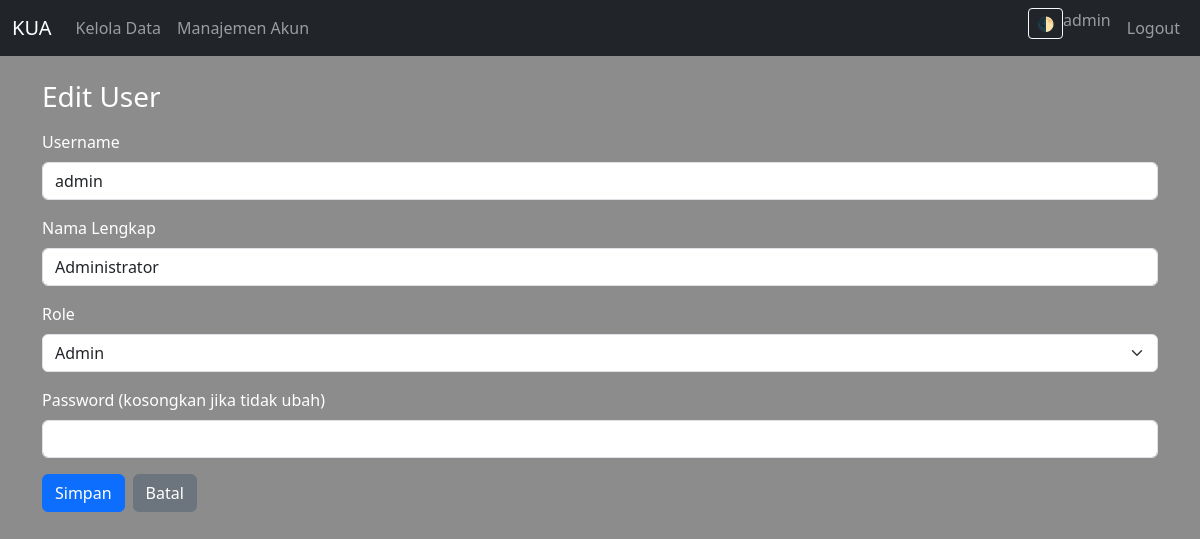
The app's page /pages/user_form.php?id=1 (signed in) with its own data.
### tables this page shows
CREATE TABLE `users` (
  `id` int(11) NOT NULL,
  `username` varchar(50) NOT NULL,
  `password_hash` varchar(255) NOT NULL,
  `full_name` varchar(100) DEFAULT NULL,
  `role` enum('user','admin') DEFAULT 'user',
  `created_at` timestamp NOT NULL DEFAULT current_timestamp()
);

### pages/user_form.php (the view, shortened to what this page needs)
<?php
require_once __DIR__ . '/../includes/config.php';
$id = isset($_GET['id']) ? (int)$_GET['id'] : 0;
$username = $full_name = $role = '';
if ($id > 0) {
    $stmt = $conn->prepare("SELECT username, full_name, role FROM users WHERE id=?");
    $stmt->bind_param('i', $id);
    $stmt->execute();
    $res = $stmt->get_result();
    if ($row = $res->fetch_assoc()) {
        $username = $row['username'];
        $full_name = $row['full_name'];
        $role = $row['role'];
    } else {
        $info_msg = "User tidak ditemukan.";
    }
}
include __DIR__ . '/../includes/header.php';
?>
<h1 class="h3 mb-3"><?php echo $id>0?'Edit User':'Tambah User'; ?></h1>
<form method="post" action="">
  <div class="mb-3">
    <label class="form-label">Username</label>
    <input type="text" name="username" class="form-control" value="<?php echo htmlspecialchars($username); ?>" required>
  </div>
  <div class="mb-3">
    <label class="form-label">Nama Lengkap</label>
    <input type="text" name="full_name" class="form-control" value="<?php echo htmlspecialchars($full_name); ?>">
  </div>
  <div class="mb-3">
    <label class="form-label">Role</label>
    <select name="role" class="form-select">
      <option value="admin" <?php echo $role==='admin'?'selected':''; ?>>Admin</option>
    </select>
  </div>
  <div class="mb-3">
    <label class="form-label">Password <?php echo $id>0?'(kosongkan jika tidak ubah)':''; ?></label>
    <input type="password" name="password" class="form-control">
  </div>
  <div class="d-grid gap-2 d-sm-flex justify-content-sm-start">
    <button type="submit" class="btn btn-primary">Simpan</button>
    <a href="<?php echo BASE_URL; ?>/pages/users.php" class="btn btn-secondary">Batal</a>
  </div>
</form>
<?php include __DIR__ . '/../includes/footer.php'; ?>

### assets/css/custom.css (style rules this page uses)
body { background: url("../img/banner.png") no-repeat center center fixed; background-size: cover; position: relative; min-height: 100vh; color: #fff; }
body::before { content: ""; position: fixed; inset: 0; background: rgba(0,0,0,.45); z-index: -1; }

### records on screen
users: username "admin", full_name "Administrator", role "Admin"

### other values on screen
$_SESSION['username'] "admin"
